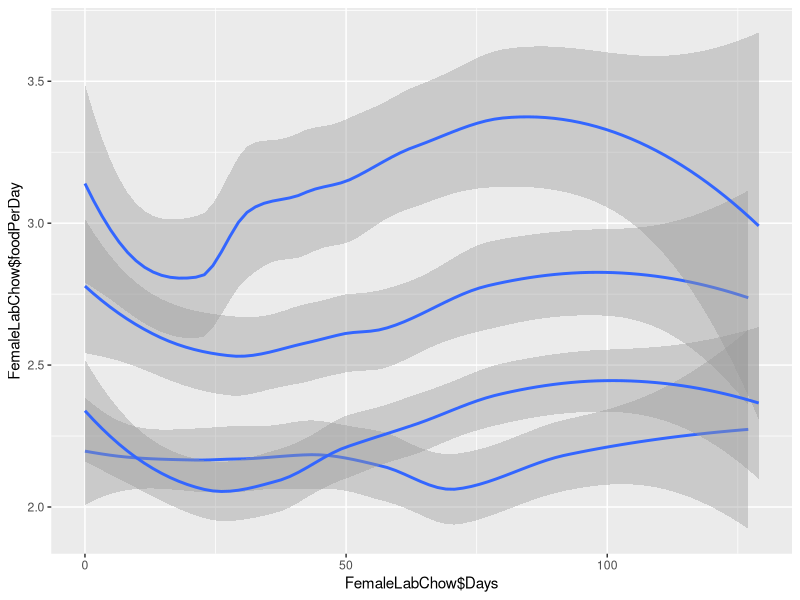
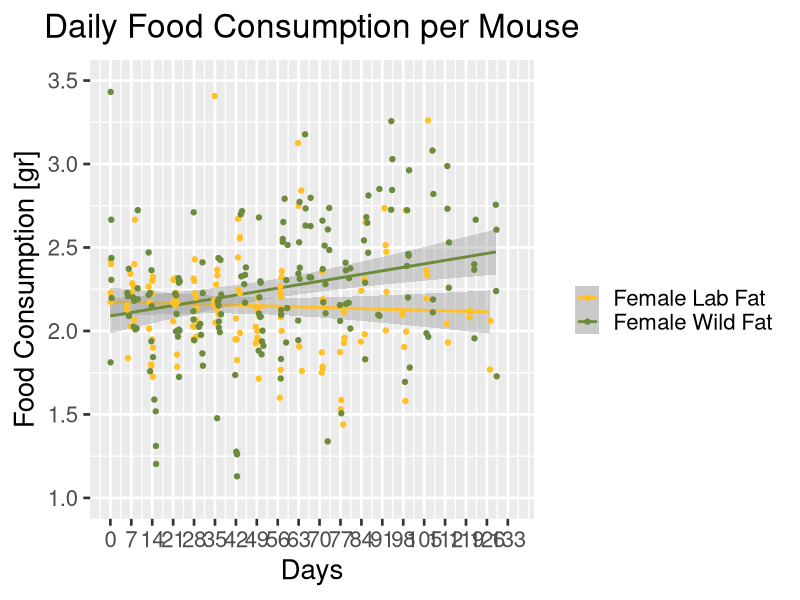
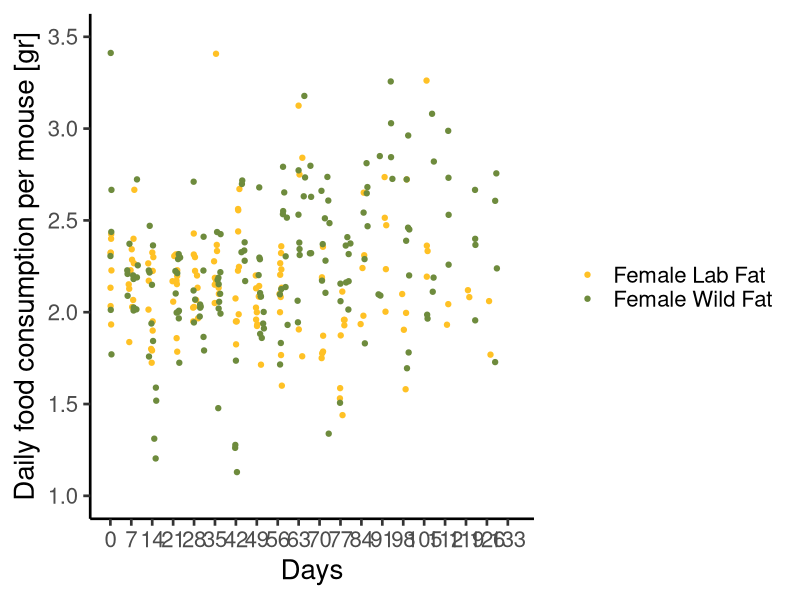
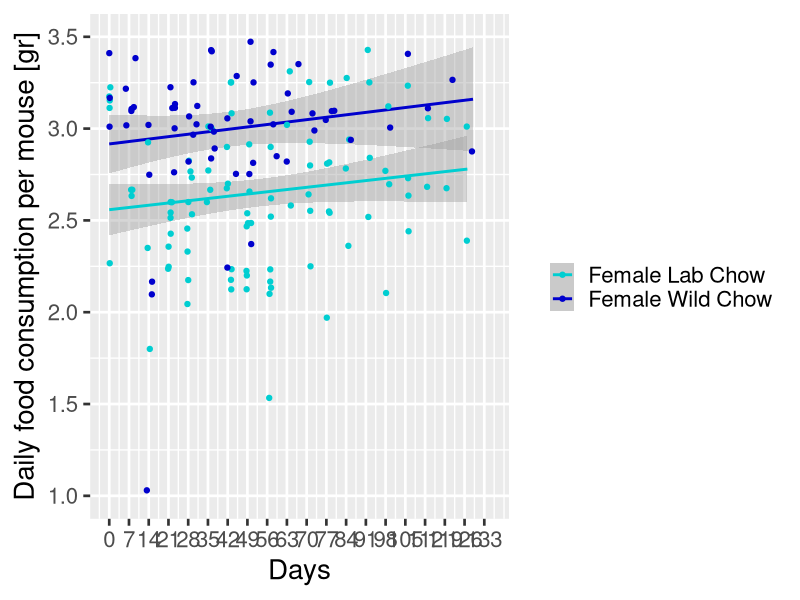
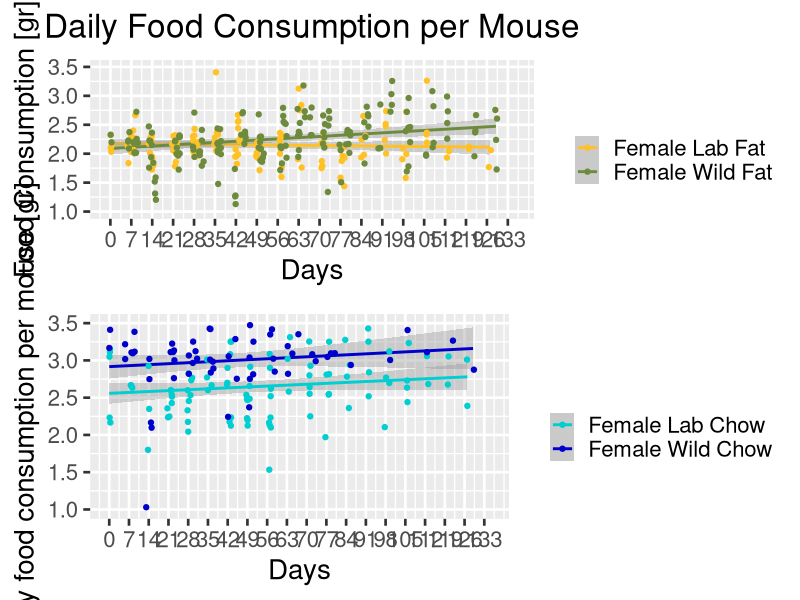

Reproduce these figures in R, in order.
## ---- chunk 1


#setwd("~/Desktop/Research/NAFLD/Experiments/All Experiments together")

library(ggplot2)
library(gdata)
library(rlist)
library(ggpubr)
library(gridBase)
library(gridExtra)
#installation of ggpubr, according to websitehttp://www.sthda.com/english/articles/24-ggpubr-publication-ready-plots/81-ggplot2-easy-way-to-mix-multiple-graphs-on-the-same-page/

cd <- read.csv("AllExpFood.csv")


#Change Date to custome date of R programm, no need now, format is already fine
cd$Date <- as.Date(cd$Date, "%m/%d/%y")

#for calculating days after starting the exp
for (Days in unique(cd$Experiment)) {
  
  for (Days2 in unique(cd$Microbiome)) {
    
    lowdate <- min(cd$Date[cd$Experiment == Days & cd$Microbiome == Days2])
  
    cd$Days[cd$Experiment == Days & cd$Microbiome == Days2] <- cd$Date[cd$Experiment == Days & cd$Microbiome == Days2] - lowdate
  }
  
}
#removes X values where food was wrongly added and thus the calculations are wrong
cd$X <- as.double(as.character(cd$X))
cd$X[cd$X < 5 | cd$X > 30] <- NA


#remove rows where days equals NA
cd <- subset(cd, is.na(cd$Days) == FALSE)

#loop through gender
for (gender in unique(cd$Gender)) {
  
  #loop through microbiome
  for (microbiome in unique(cd$Microbiome)) {
    
    #loop through experiment
    for (experiment in unique(cd$Experiment)) {
    
      #loop through measuring days
      for (day in sort(unique(cd$Days[cd$Gender == gender & cd$Microbiome == microbiome]))) {
        
        #for not the most recent measurements
        if (day != max(unique(cd$Days[cd$Gender == gender & cd$Microbiome == microbiome & cd$Experiment == experiment]))) {
          
          #find index of current day
          indexDay <- match(day, sort(unique(cd$Days[cd$Gender == gender & cd$Microbiome == microbiome & cd$Experiment == experiment])))
          
          #find next day after current day
          dayPlus1 <- sort(unique(cd$Days[cd$Gender == gender & cd$Microbiome == microbiome & cd$Experiment == experiment]))[indexDay + 1]
          
          #create new variable = x / number of days in between the current day and the next day
          cd$foodPerDay[cd$Gender == gender & cd$Microbiome == microbiome & cd$Days == day & cd$Experiment == experiment] <- cd$X[cd$Gender == gender & cd$Microbiome == microbiome & cd$Days == day & cd$Experiment == experiment] / (dayPlus1 - day)
       
        }
      }
    }
  }
}

#removes Food per day values wrongly calculated
#cd$foodPerDay[cd$foodPerDay < 0.9] <- NA

minval <- min(cd$foodPerDay, na.rm = TRUE)
maxval <- max(cd$foodPerDay, na.rm = TRUE)
maxdays <- max(cd$Days, na.rm = TRUE)
mindays <- min(cd$Days, na.rm = TRUE)

FemaleLabChow <- subset(cd, cd$Microbiome == "Lab" & cd$Diet == "Chow" & cd$Gender == "Female")
FemaleLabFat <- subset(cd, cd$Microbiome == "Lab" & cd$Diet == "Fat" & cd$Gender == "Female")
FemaleWildChow <- subset(cd, cd$Microbiome == "Wildling" & cd$Diet == "Chow" & cd$Gender == "Female")
FemaleWildFat <- subset(cd, cd$Microbiome == "Wildling" & cd$Diet == "Fat" & cd$Gender == "Female")

#plots for Fat Diet

plotFemaleFood <- ggplot() +
    geom_smooth(data = FemaleLabChow, aes(x = FemaleLabChow$Days, y = FemaleLabChow$foodPerDay)) +
    geom_smooth(data = FemaleLabFat, aes(x = FemaleLabFat$Days, y = FemaleLabFat$foodPerDay)) +
    geom_smooth(data = FemaleWildChow, aes(x = FemaleWildChow$Days, y = FemaleWildChow$foodPerDay)) +
    geom_smooth(data = FemaleWildFat, aes(x = FemaleWildFat$Days, y = FemaleWildFat$foodPerDay))

print(plotFemaleFood)


plotFemaleFat <- ggplot() +
  geom_smooth(data = FemaleLabFat,  aes(x = FemaleLabFat$Days, y = FemaleLabFat$foodPerDay, color = "Female Lab Fat")) +
  geom_smooth(data = FemaleWildFat,  aes(x = FemaleWildFat$Days, y = FemaleWildFat$foodPerDay, color = "Female Wild Fat")) +
  scale_colour_manual("", values = c("goldenrod1", "darkolivegreen4"), breaks = c("Female Lab Fat", "Female Wild Fat")) +
   scale_x_continuous("Days",  breaks=seq(0,maxdays, 7), limits = c(mindays, maxdays)) +
    scale_y_continuous("Daily food consumption per mouse [gr]", limit = c(1,3.5) )+
  theme_set(theme_gray(base_size = 20))
  
#print(plotFemaleFat)


plotFemaleFatlm <- ggplot() +
  geom_smooth(data = FemaleLabFat, method = "lm",  aes(x = FemaleLabFat$Days, y = FemaleLabFat$foodPerDay, color = "Female Lab Fat")) +
  geom_smooth(data = FemaleWildFat, method = "lm", aes(x = FemaleWildFat$Days, y = FemaleWildFat$foodPerDay, color = "Female Wild Fat")) +
  scale_colour_manual("", values = c("goldenrod1", "darkolivegreen4"), breaks = c("Female Lab Fat", "Female Wild Fat")) +
  geom_jitter(data = FemaleLabFat, aes(x = FemaleLabFat$Days, y = FemaleLabFat$foodPerDay, color = "Female Lab Fat")) +
  geom_jitter(data = FemaleWildFat, aes(x = FemaleWildFat$Days, y = FemaleWildFat$foodPerDay, color = "Female Wild Fat")) +
  scale_colour_manual("", values = c("goldenrod1", "darkolivegreen4"), breaks = c("Female Lab Fat", "Female Wild Fat")) +
   scale_x_continuous("Days",  breaks=seq(0,maxdays, 7), limits = c(mindays, maxdays)) +
    scale_y_continuous("Food Consumption [gr]", limit = c(1,3.5) )+
  theme_set(theme_classic2(base_size = 20) )+
  theme(plot.title = element_text(hjust = 0.5)) +
  ggtitle("Daily Food Consumption per Mouse")
 
print(plotFemaleFatlm)

plotFemaleFat2 <- ggplot() +
  geom_jitter(data = FemaleLabFat, aes(x = FemaleLabFat$Days, y = FemaleLabFat$foodPerDay, color = "Female Lab Fat")) +
  geom_jitter(data = FemaleWildFat, aes(x = FemaleWildFat$Days, y = FemaleWildFat$foodPerDay, color = "Female Wild Fat")) +
  scale_colour_manual("", values = c("goldenrod1", "darkolivegreen4"), breaks = c("Female Lab Fat", "Female Wild Fat")) +
  scale_colour_manual("", values = c("goldenrod1", "darkolivegreen4"), breaks = c("Female Lab Fat", "Female Wild Fat")) +
    scale_x_continuous("Days",  breaks=seq(0,maxdays, 7), limits = c(mindays, maxdays)) +
    scale_y_continuous("Daily food consumption per mouse [gr]", limit = c(1,3.5) ) +
  theme_set(theme_gray(base_size = 20))
 
print(plotFemaleFat2)

#plots for Chow Diet

plotFemaleChowlm <- ggplot() +
  geom_smooth(data = FemaleLabChow, method = "lm",  aes(x = FemaleLabChow$Days, y = FemaleLabChow$foodPerDay, color = "Female Lab Chow")) +
  geom_smooth(data = FemaleWildChow, method = "lm", aes(x = FemaleWildChow$Days, y = FemaleWildChow$foodPerDay, color = "Female Wild Chow")) +
  scale_colour_manual("", values = c("darkturquoise", "blue3"), breaks = c("Female Lab Chow", "Female Wild Chow")) +
  geom_jitter(data = FemaleLabChow, aes(x = FemaleLabChow$Days, y = FemaleLabChow$foodPerDay, color = "Female Lab Chow")) +
  geom_jitter(data = FemaleWildChow, aes(x = FemaleWildChow$Days, y = FemaleWildChow$foodPerDay, color = "Female Wild Chow")) +
  scale_colour_manual("", values = c("darkturquoise", "blue3"), breaks = c("Female Lab Chow", "Female Wild Chow")) +
   scale_x_continuous("Days",  breaks=seq(0,maxdays, 7), limits = c(mindays, maxdays)) +
    scale_y_continuous("Daily food consumption per mouse [gr]", limit = c(1,3.5) )+
  theme_set(theme_gray(base_size = 20))
 
print(plotFemaleChowlm)


grid.arrange(plotFemaleFatlm, plotFemaleChowlm, ncol = 1)

# 
# for (gut in unique(cd$Microbiome)){
#   
#   for (food in unique (cd$Diet)){
#     
#     for(sex in unique(cd$Gender)){
#     
#     temp <- subset(cd, gut == cd$Microbiome & food == cd$Diet)
# plotallExp <- ggplot(data = temp, aes(x = temp$Days, y = temp$X, color = factor(temp$Experiment)))+
#   geom_smooth() +
#    ggtitle(paste(as.character(sex), " Microbiome ", as.character(gut), " Diet ", as.character(food))) +
#   ylim(5,30)
#     
# 
# print(plotallExp)
#     }
#  }
# }
# 
